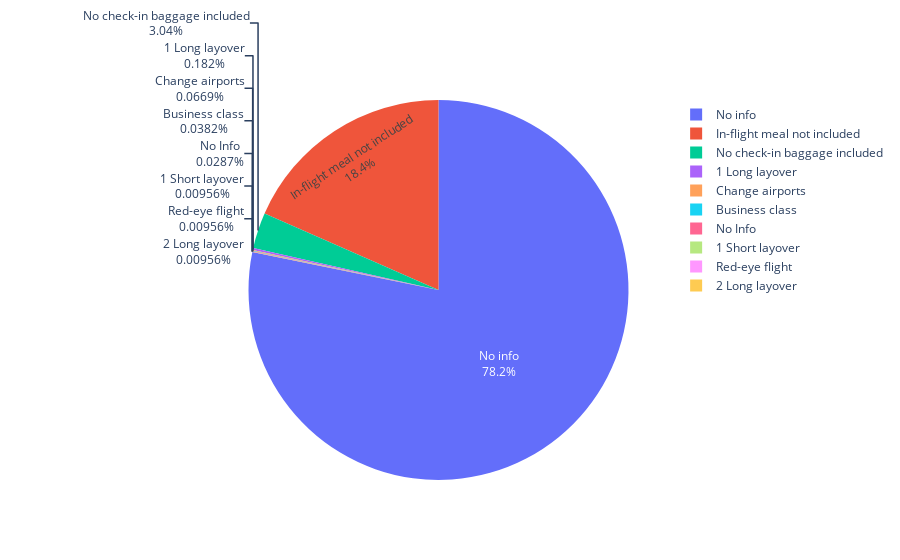

The notebook cell this image was saved under:
### Code cell
values=data["Additional_Info"].value_counts().values
labels=data["Additional_Info"].value_counts().index
color=data["Additional_Info"]
fig=go.Figure(go.Pie(labels=labels,values=values,textinfo="label+percent",marker=dict(colors=color)))
fig.show()

### Figure 1 — Plotly figure (JSON) as saved in the notebook; plotly's stock layout.template omitted (floating-point values rounded to 4 significant figures; data arrays with more than 128 entries replaced by an {"elided": "..."} marker saying what was removed)
{"data": [{"labels": ["No info", "In-flight meal not included", "No check-in baggage included", "1 Long layover", "Change airports", "Business class", "No Info", "1 Short layover", "Red-eye flight", "2 Long layover"], "marker": {"colors": {"elided": "10462 str values"}}, "textinfo": "label+percent", "type": "pie", "values": [8182, 1926, 318, 19, 7, 4, 3, 1, 1, 1]}], "layout": {}}
